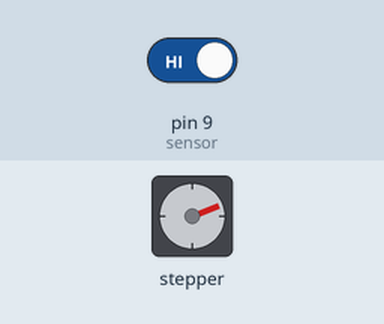
Recording of a sketch running on a simulated Arduino Uno, built with avr-gcc and run on an emulated ATmega328P. Shown: stepper motor. The inputs (shaded band) are chosen by the test bench; at power-on: pin 9 (sensor) HIGH. Stepper angles assume 4096 steps per turn.

Above: at 1.2 s.
1.3 s: pin 9 (sensor) driven LOW
At 1.65 s:
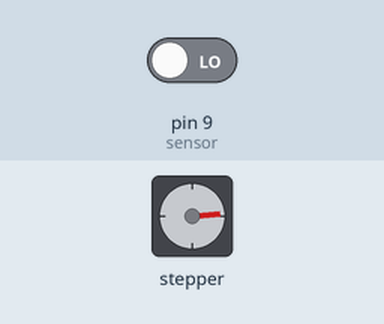
4.1 s: pin 9 (sensor) driven HIGH
At 4.26 s:
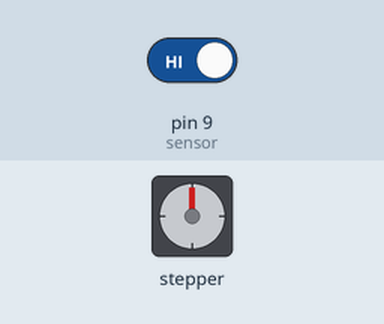
At 4.86 s:
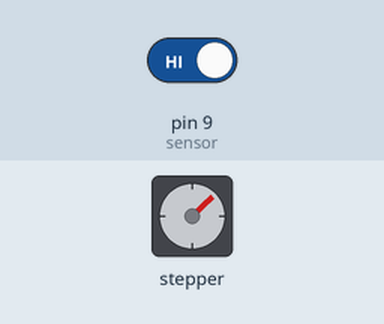
7.1 s: pin 9 (sensor) driven LOW
Timing chart, 0 to 11.6 s (numbered marks = the images above; inputs shaded):
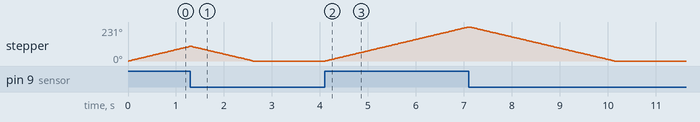

The sketch:

sketch_aug02b.ino
```cpp
#include <Unistep2.h>
//Motor stops if hall effect sensor is activated


int sensor = 9;
int val;
long previousMillis = 0;
int StepperCountstep = 0;
Unistep2 stepperX(14, 12, 13, 15, 4096, 1000);//
Unistep2 stepperY(5, 4, 0, 2, 4096, 1000);//
int StepperStep = 137;
bool calibrating = false;

void setup()
{
  Serial.begin(115200);
  pinMode(sensor, INPUT); //set sensor pin as input
  pinMode(LED_BUILTIN, OUTPUT);
}

void loop() {
  digitalWrite(LED_BUILTIN, HIGH);

  val = digitalRead(sensor);
  if (val == LOW) {
    digitalWrite(LED_BUILTIN, LOW);   // turn the LED on (HIGH is the voltage level)
    stepperX.run();
    stepperY.run();
    stepperX.moveTo(0);
    stepperY.moveTo(0);
  }

  else {
    digitalWrite(LED_BUILTIN, HIGH);
    long currentMillis = millis();
    stepperX.run();
    stepperY.run();


      if (stepperX.stepsToGo() == 0 ){
        stepperX.move(StepperStep);
      }

      }
    }
```

Measured:
- after the input at 4.1 s, stepper: keeps turning clockwise at about 78°/s, starting at once
